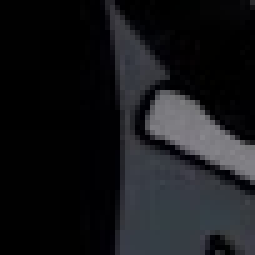
#> input picture examples/hollow_knight/layers/arm_right.png, 51 x 51 px (shown 5 times larger); its folder holds only this picture in this run
$ python procedural_animator.py --source ../../examples/hollow_knight/layers/arm_right.png --out out
#> lines starting #> are read from the running program, lines starting #| are printed output that depends on the picture
### forge/_shared/image_utils.py
"""
img2game2d shared image utilities.
Wraps PIL/OpenCV for consistent image operations across all forge scripts.
"""
from __future__ import annotations

import os
from pathlib import Path
from typing import Optional, Tuple

try:
    from PIL import Image, ImageFilter, ImageOps
    PIL_AVAILABLE = True
except ImportError:
    PIL_AVAILABLE = False

try:
    import numpy as np
    NUMPY_AVAILABLE = True
except ImportError:
    NUMPY_AVAILABLE = False

try:
    import cv2
    CV2_AVAILABLE = True
except ImportError:
    CV2_AVAILABLE = False


def require_pil() -> None:
    if not PIL_AVAILABLE:
        raise ImportError("Pillow is required: pip install Pillow")


def require_numpy() -> None:
    if not NUMPY_AVAILABLE:
        raise ImportError("NumPy is required: pip install numpy")


def load_image(path: str) -> "Image.Image":
    require_pil()
    img = Image.open(path)
#> img is the input picture: PIL image 51x51 RGBA; mean R, G, B, A 23.1, 23.9, 26.6, 255
    if img.mode not in ("RGBA", "RGB", "L"):
        img = img.convert("RGBA")
    return img


# [4 lines left out: function ensure_rgba, not called in this run]


def save_image(img: "Image.Image", path: str, format: str = "PNG") -> None:
    Path(path).parent.mkdir(parents=True, exist_ok=True)
    img.save(path, format=format)


# [84 lines left out: functions crop_to_content, dominant_colors, resize_power_of_two, alpha_composite_onto_white, compute_iou_silhouette, compute_color_similarity, not called in this run]


def next_power_of_two(n: int) -> int:
    import math
    return 2 ** math.ceil(math.log2(max(n, 1)))


# [98 lines left out: functions defringe_alpha, enhance_image, not called in this run]

### forge/_shared/transforms.py
"""
img2game2d transform and deformation math.
Provides mathematically exact inverse-affine matrix formulas for PIL,
non-linear continuous deformation for lower-body/cloaks, and gap sealing.
"""
from __future__ import annotations

import math
from typing import Tuple

try:
    from PIL import Image
    PIL_AVAILABLE = True
except ImportError:
    PIL_AVAILABLE = False

try:
    import numpy as np
    NUMPY_AVAILABLE = True
except ImportError:
    NUMPY_AVAILABLE = False


def get_inverse_affine_matrix(
    cx: float,
    cy: float,
    angle_rad: float,
    dx: float = 0.0,
    dy: float = 0.0,
    sx: float = 1.0,
    sy: float = 1.0,
) -> Tuple[float, float, float, float, float, float]:
    """
    Compute the exact 6-parameter affine tuple (a, b, c, d, e, f) for PIL Image.transform.

    PIL's Image.AFFINE uses INVERSE coordinate mapping:
        input_x = a * output_x + b * output_y + c
        input_y = d * output_x + e * output_y + f

    This function inverts the forward transformation:
        Scale(sx, sy) -> Rotate(angle_rad) around (cx, cy) -> Translate(dx, dy)
    guaranteeing that rotating and scaling around (cx, cy) never inverts, shears,
    or drifts away from the intended pivot.
    """
    cos_a = math.cos(angle_rad)
    sin_a = math.sin(angle_rad)
    inv_sx = 1.0 / max(sx, 1e-5)
    inv_sy = 1.0 / max(sy, 1e-5)

    a = cos_a * inv_sx
    b = sin_a * inv_sx
    c = cx - (cos_a * (cx + dx) + sin_a * (cy + dy)) * inv_sx

    d = -sin_a * inv_sy
    e = cos_a * inv_sy
    f = cy - (-sin_a * (cx + dx) + cos_a * (cy + dy)) * inv_sy

    return (a, b, c, d, e, f)


def transform_layer(
    img: "Image.Image",
    pivot: Tuple[float, float],
    angle_rad: float = 0.0,
    dx: float = 0.0,
    dy: float = 0.0,
    sx: float = 1.0,
    sy: float = 1.0,
) -> "Image.Image":
    """
    Transform an RGBA layer around a pivot point using exact inverse affine math.
    """
    if not PIL_AVAILABLE:
        raise ImportError("Pillow is required for transform_layer")

    cx, cy = pivot
    matrix = get_inverse_affine_matrix(cx, cy, angle_rad, dx=dx, dy=dy, sx=sx, sy=sy)
    return img.transform(img.size, Image.AFFINE, matrix, resample=Image.BILINEAR)


def apply_continuous_shear(
    img: "Image.Image",
    hip_y: float,
    stride_pixels: float,
    span: float = 120.0,
) -> "Image.Image":
    """
    Apply non-linear continuous shear deformation below hip_y.
    This prevents characters with cloaks, robes, or contiguous lower bodies
    from tearing or breaking into disconnected rectangular chunks.

    Displacement increases smoothly from 0 at hip_y to stride_pixels at (hip_y + span).
    """
    if not PIL_AVAILABLE or not NUMPY_AVAILABLE:
        raise ImportError("Pillow and NumPy are required for apply_continuous_shear")

    arr = np.array(img.convert("RGBA"))
    h, w = arr.shape[:2]
    out = np.zeros_like(arr)

    # Precalculate y coordinates
    yy = np.arange(h).reshape(-1, 1)
    xx = np.arange(w).reshape(1, -1)

    # Smooth non-linear weight factor below hip_y
    weight = np.clip((yy - hip_y) / max(span, 1e-4), 0.0, 1.0) ** 1.2
    shift_x = (weight * stride_pixels).astype(np.float32)

    # Compute source x coordinates for inverse sampling
    src_x = np.round(xx - shift_x).astype(np.int32)
    valid_mask = (src_x >= 0) & (src_x < w)

    # Vectorized gathering
    for y in range(h):
        valid = valid_mask[y]
        out[y, valid] = arr[y, src_x[y, valid]]

    return Image.fromarray(out)


# [25 lines left out: function inpaint_contact_seam, not called in this run]

### forge/stage3_build/procedural_animator.py
#!/usr/bin/env python3
"""
Stage 3 Build: Procedural Animation Engine.
Generates game-ready animation clips (idle, walk, jump, attack, hurt) from
character reference layers using exact inverse-affine kinematics, continuous
lower-body shear deformation, and dynamic crescent slash VFX.

Usage:
    python3 forge/stage3_build/procedural_animator.py \
        --source source/foreground.png \
        --spec layers/layer-spec.json \
        --animations idle,walk,jump,attack,hurt \
        --out animations/
"""
from __future__ import annotations

import argparse
import math
import sys
from pathlib import Path
from typing import Dict, List, Tuple

sys.path.insert(0, str(Path(__file__).resolve().parent.parent))
from _shared.image_utils import ensure_rgba, load_image, save_image
from _shared.transforms import (
    apply_continuous_shear,
    get_inverse_affine_matrix,
    inpaint_contact_seam,
    transform_layer,
)
from _shared.schema_utils import load_json

try:
    from PIL import Image, ImageDraw, ImageFilter
except ImportError:
    pass

try:
    import numpy as np
except ImportError:
    pass


def draw_crescent_slash_vfx(
    canvas_size: Tuple[int, int],
    center: Tuple[int, int],
    radius: int = 150,
    thickness: int = 34,
    start_angle_deg: float = -40,
    end_angle_deg: float = 85,
    glow_color: Tuple[int, int, int] = (190, 235, 255),
    core_color: Tuple[int, int, int] = (255, 255, 255),
) -> Image.Image:
    """
    Generate a dynamic procedural crescent slash effect overlay.
    """
    vfx = Image.new("RGBA", canvas_size, (0, 0, 0, 0))
    draw = ImageDraw.Draw(vfx)

    cx, cy = center
    # Outer glow arc
    bbox = [cx - radius, cy - radius, cx + radius, cy + radius]
    draw.arc(bbox, start=start_angle_deg, end=end_angle_deg,
             fill=(*glow_color, 160), width=thickness + 12)

    # Core sharp arc
    draw.arc(bbox, start=start_angle_deg, end=end_angle_deg,
             fill=(*core_color, 255), width=thickness)

    # Blur for ethereal motion blur glow
    glow = vfx.filter(ImageFilter.GaussianBlur(radius=3))
    # Composite core over glow
    result = Image.alpha_composite(glow, vfx)
    return result


class ProceduralAnimator:
    def __init__(self, foreground_path: str, spec_path: str | None = None):
        self.foreground = load_image(foreground_path)
        self.w, self.h = self.foreground.size
#> self.w = 51; self.h = 51
        self.layers: Dict[str, Image.Image] = {}
        self.pivots: Dict[str, Tuple[float, float]] = {}
        self.spec = load_json(spec_path) if spec_path and Path(spec_path).exists() else {}

        self._prepare_layers()

    def _prepare_layers(self) -> None:
        """
        Identify or synthesize active body layers and weapon layers.
        """
        layer_defs = self.spec.get("layers", {})
        if layer_defs:
            for lid, linfo in layer_defs.items():
                p = linfo.get("pivot", {})
                self.pivots[lid] = (
                    p.get("x", self.w * 0.5),
                    p.get("y", self.h * 0.5),
                )
        else:
            # Default humanoid pivots
            self.pivots = {
                "root": (self.w * 0.5, self.h * 0.9),
                "torso": (self.w * 0.5, self.h * 0.55),
                "head": (self.w * 0.5, self.h * 0.28),
                "weapon": (self.w * 0.62, self.h * 0.62),
            }

    def generate_idle(self, frame_count: int = 6) -> List[Image.Image]:
        """
        Subtle breathing and vertical squash/stretch loop.
        """
        frames = []
        root_pivot = self.pivots.get("root", (self.w * 0.5, self.h * 0.9))

        for i in range(frame_count):
            t = (i / frame_count) * (2.0 * math.pi)
            # Breathing cycle: vertical stretch 0.98 to 1.02
            scale_y = 1.0 + 0.02 * math.sin(t)
            scale_x = 1.0 - 0.01 * math.sin(t)
            dy = -2.0 * math.sin(t)

            frame = transform_layer(
                self.foreground,
                pivot=root_pivot,
                angle_rad=0.0,
                dx=0.0,
                dy=dy,
                sx=scale_x,
                sy=scale_y,
            )
            frames.append(frame)
        return frames

    def generate_walk(self, frame_count: int = 8) -> List[Image.Image]:
        """
        Continuous lower-body shear deformation stride loop.
        Never cuts character into separate pieces — smoothly shears legs/cloak.
        """
        frames = []
        hip_y = self.h * 0.55
        stride_max = self.w * 0.06

        for i in range(frame_count):
            t = (i / frame_count) * (2.0 * math.pi)
            # Alternating horizontal stride
            stride = stride_max * math.sin(t)
            # Slight vertical bob
            bob_y = abs(math.sin(t)) * -4.0
            # Slight forward/back tilt
            tilt = 0.03 * math.sin(t)

            # 1. Apply continuous lower body shear
            sheared = apply_continuous_shear(
                self.foreground,
                hip_y=hip_y,
                stride_pixels=stride,
                span=self.h * 0.35,
            )

            # 2. Apply whole-body bob and tilt around root pivot
            root_pivot = (self.w * 0.5, self.h * 0.85)
            frame = transform_layer(
                sheared,
                pivot=root_pivot,
                angle_rad=tilt,
                dx=0.0,
                dy=bob_y,
                sx=1.0,
                sy=1.0,
            )
            frames.append(frame)
        return frames

    def generate_jump(self, frame_count: int = 6) -> List[Image.Image]:
        """
        Jump arc: anticipation squash -> launch stretch -> apex float -> landing.
        """
        frames = []
        root_pivot = (self.w * 0.5, self.h * 0.88)

        phases = [
            {"sy": 0.90, "sx": 1.06, "dy": 8.0, "angle": 0.0},    # 0: Crouch anticipation
            {"sy": 1.08, "sx": 0.94, "dy": -24.0, "angle": 0.03}, # 1: Launch stretch
            {"sy": 1.02, "sx": 0.98, "dy": -46.0, "angle": 0.05}, # 2: Rising
            {"sy": 0.97, "sx": 1.02, "dy": -52.0, "angle": 0.0},  # 3: Apex float
            {"sy": 1.05, "sx": 0.96, "dy": -20.0, "angle": -0.02},# 4: Falling
            {"sy": 0.92, "sx": 1.05, "dy": 4.0, "angle": 0.0},    # 5: Landing compression
        ]

        for p in phases[:frame_count]:
            frame = transform_layer(
                self.foreground,
                pivot=root_pivot,
                angle_rad=p["angle"],
                dx=0.0,
                dy=p["dy"],
                sx=p["sx"],
                sy=p["sy"],
            )
            frames.append(frame)
        return frames

    def generate_attack(self, frame_count: int = 6) -> List[Image.Image]:
        """
        Explosive attack swing with character anticipation lunge and
        dynamic crescent slash VFX.
        """
        frames = []
        root_pivot = (self.w * 0.5, self.h * 0.85)

        # Kinematic poses for character body
        body_poses = [
            {"dx": -14.0, "dy": 4.0, "angle": -0.08, "slash": False}, # Frame 0: Windup / anticipation
            {"dx": 26.0, "dy": 2.0, "angle": 0.06, "slash": False},   # Frame 1: Lunge strike
            {"dx": 44.0, "dy": 0.0, "angle": 0.12, "slash": True},    # Frame 2: Slash impact + VFX
            {"dx": 36.0, "dy": 0.0, "angle": 0.08, "slash": True},    # Frame 3: Follow-through
            {"dx": 18.0, "dy": 2.0, "angle": 0.03, "slash": False},   # Frame 4: Recovery
            {"dx": 0.0, "dy": 0.0, "angle": 0.0, "slash": False},     # Frame 5: Return to rest
        ]

        for i, pose in enumerate(body_poses[:frame_count]):
            # Transform body
            frame = transform_layer(
                self.foreground,
                pivot=root_pivot,
                angle_rad=pose["angle"],
                dx=pose["dx"],
                dy=pose["dy"],
                sx=1.0,
                sy=1.0,
            )

            # Add procedural crescent slash VFX on strike frames
            if pose.get("slash"):
                slash_cx = int(self.w * 0.62 + pose["dx"])
                slash_cy = int(self.h * 0.46)
                radius = int(self.w * 0.32)
                alpha_mult = 1.0 if i == 2 else 0.55
                vfx = draw_crescent_slash_vfx(
                    (self.w, self.h),
                    center=(slash_cx, slash_cy),
                    radius=radius,
                    thickness=int(self.w * 0.06),
                    start_angle_deg=-45 if i == 2 else -20,
                    end_angle_deg=85 if i == 2 else 95,
                )
                if alpha_mult < 1.0:
                    vfx_arr = np.array(vfx)
                    vfx_arr[:, :, 3] = (vfx_arr[:, :, 3].astype(float) * alpha_mult).astype(np.uint8)
                    vfx = Image.fromarray(vfx_arr)
                frame = Image.alpha_composite(frame, vfx)

            frames.append(frame)
        return frames

    def generate_hurt(self, frame_count: int = 4) -> List[Image.Image]:
        """
        Damage recoil animation with knockback tilt and red impact flash.
        """
        frames = []
        root_pivot = (self.w * 0.5, self.h * 0.85)

        recoils = [
            {"dx": -32.0, "dy": -8.0, "angle": -0.15, "flash": True},  # 0: Heavy impact hit
            {"dx": -24.0, "dy": -4.0, "angle": -0.10, "flash": False}, # 1: Mid-recoil
            {"dx": -10.0, "dy": 0.0, "angle": -0.04, "flash": False},  # 2: Recovering
            {"dx": 0.0, "dy": 0.0, "angle": 0.0, "flash": False},      # 3: Settled
        ]

        for r in recoils[:frame_count]:
            frame = transform_layer(
                self.foreground,
                pivot=root_pivot,
                angle_rad=r["angle"],
                dx=r["dx"],
                dy=r["dy"],
                sx=0.96,
                sy=1.02,
            )
            if r.get("flash"):
                arr = np.array(frame).astype(float)
                # Tint red on impact
                arr[:, :, 0] = np.clip(arr[:, :, 0] * 1.35 + 40, 0, 255)
                arr[:, :, 1] = np.clip(arr[:, :, 1] * 0.75, 0, 255)
                arr[:, :, 2] = np.clip(arr[:, :, 2] * 0.75, 0, 255)
                frame = Image.fromarray(arr.astype(np.uint8))

            frames.append(frame)
        return frames

    def build_all(
        self,
        animation_names: List[str],
        out_dir: str,
    ) -> Dict[str, List[str]]:
        """
        Generate frames for all requested animations and save to disk.
        """
#> called with out_dir = 'out'
        out_path = Path(out_dir)
        out_path.mkdir(parents=True, exist_ok=True)
        results: Dict[str, List[str]] = {}

        generators = {
            "idle": self.generate_idle,
            "walk": self.generate_walk,
            "jump": self.generate_jump,
            "attack": self.generate_attack,
            "hurt": self.generate_hurt,
        }

        for anim in animation_names:
            gen_func = generators.get(anim, self.generate_idle)
            frames = gen_func()
            anim_dir = out_path / anim
            anim_dir.mkdir(parents=True, exist_ok=True)

            paths = []
            for idx, f in enumerate(frames):
                file_path = anim_dir / f"{idx:03d}.png"
                save_image(f, str(file_path))
                paths.append(str(file_path))

            results[anim] = paths
            print(f"  Procedural: {anim} -> {len(paths)} frames")
#> this loop made 5 passes
#> pass 1, in save_image (call 2), `img.save(path, format=format)`:
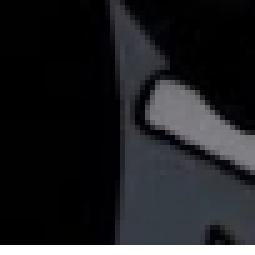
#> saved as 001.png: PIL image 51x51 RGBA (shown 5 times larger); mean R, G, B, A 22.8, 23.6, 26.2, 245; transparent parts drawn white
#> pass 1, in save_image (call 5), `img.save(path, format=format)`:
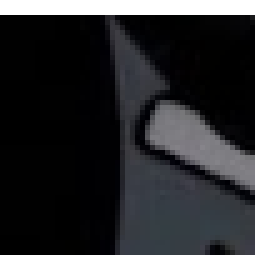
#> saved as 004.png: PIL image 51x51 RGBA (shown 5 times larger); mean R, G, B, A 21.6, 22.4, 24.9, 240; transparent parts drawn white
#> pass 2, in save_image (call 8), `img.save(path, format=format)`:
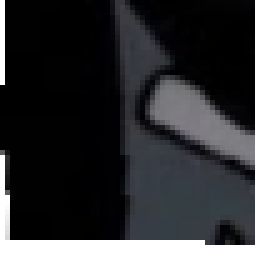
#> saved as 001.png: PIL image 51x51 RGBA (shown 5 times larger); mean R, G, B, A 21.8, 22.7, 25.2, 236.7; transparent parts drawn white
#> pass 2, in save_image (call 9), `img.save(path, format=format)`:
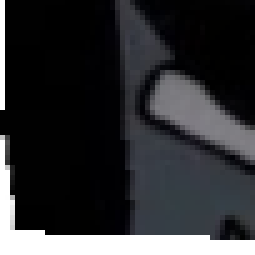
#> saved as 002.png: PIL image 51x51 RGBA (shown 5 times larger); mean R, G, B, A 21.4, 22.2, 24.7, 229; transparent parts drawn white
#> after the loop:
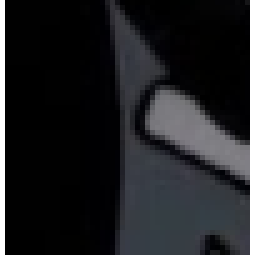
#> f: PIL image 51x51 RGBA (shown 5 times larger); mean R, G, B, A 22.2, 23.1, 25.6, 245; transparent parts drawn white

        return results


def main() -> None:
    parser = argparse.ArgumentParser(description="Procedural 2D Game Asset Animation Generator")
    parser.add_argument("--source", required=True, help="Path to foreground PNG")
    parser.add_argument("--spec", default=None, help="Path to layer-spec.json or asset.json")
    parser.add_argument("--animations", default="idle,walk,jump,attack,hurt", help="Comma-separated animations")
    parser.add_argument("--out", required=True, help="Output animations directory")

    args = parser.parse_args()
    animator = ProceduralAnimator(args.source, args.spec)
    anims = [a.strip() for a in args.animations.split(",") if a.strip()]
    results = animator.build_all(anims, args.out)
    print(f"\nGenerated {sum(len(v) for v in results.values())} frames across {len(results)} clips in {args.out}")


if __name__ == "__main__":
    main()

$ run again, on examples/hollow_knight/layers/leg_right.png
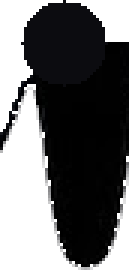
#> input picture examples/hollow_knight/layers/leg_right.png, 43 x 90 px (shown 3 times larger)
#> in load_image, img is the input picture: PIL image 43x90 RGBA; mean R, G, B, A 3, 3, 3.9, 152.1
#> the loop in build_all, `for anim in animation_names:` made 5 passes
#> pass 1, in save_image (call 5), `img.save(path, format=format)`:
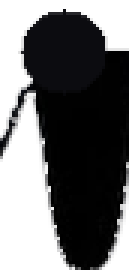
#> saved as 004.png: PIL image 43x90 RGBA (shown 3 times larger); mean R, G, B, A 2.9, 2.9, 3.8, 150; transparent parts drawn white
#> after the loop in build_all, `for anim in animation_names:`:
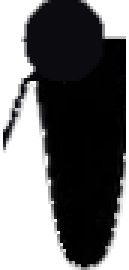
#> f: PIL image 43x90 RGBA (shown 3 times larger); mean R, G, B, A 2.9, 2.9, 3.8, 148.1; transparent parts drawn white
